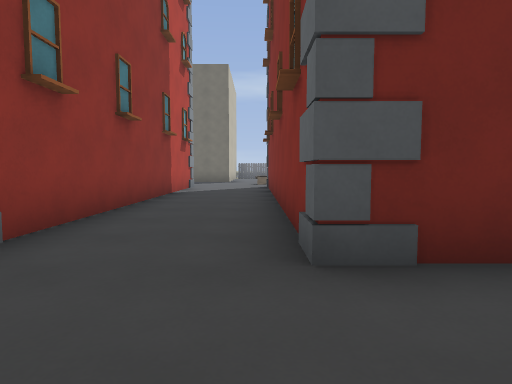
View 1 (above)

24 first-person views from a walk through a Godot game level. The camera is 1.2 m above the floor, tilts 4° down and sees 75° across. The floor is counted in squares, 2 m on a side. Each view is taken from the middle of a square. On the plan, view 1 faces up. The plan holds only what a view shows up to about 10 squares ahead; the rest is blank. The place goes on beyond the plan. Characters and animated objects are left out. Surface patterns are stand-ins for the level's own textures.

View 2
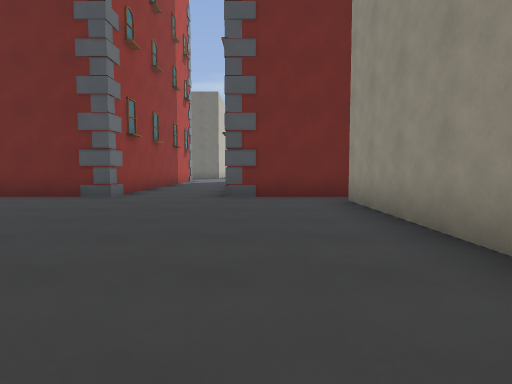

View 3
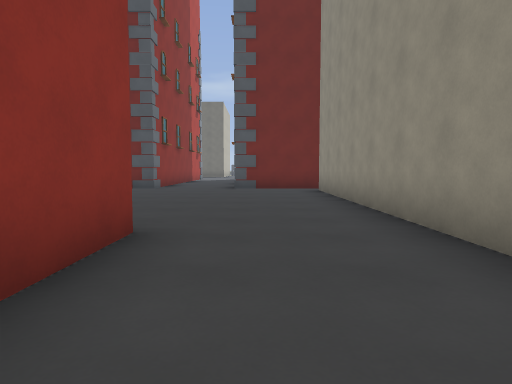

View 4
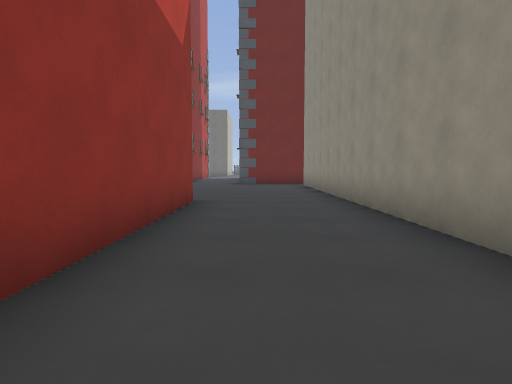

View 5
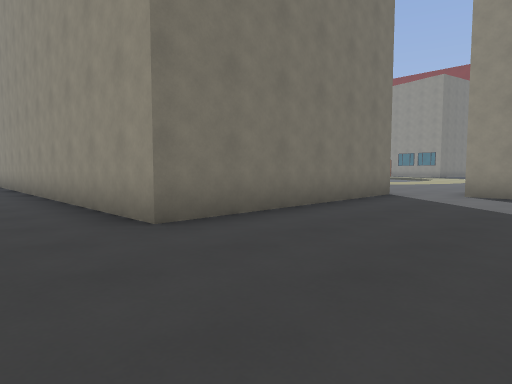

View 6
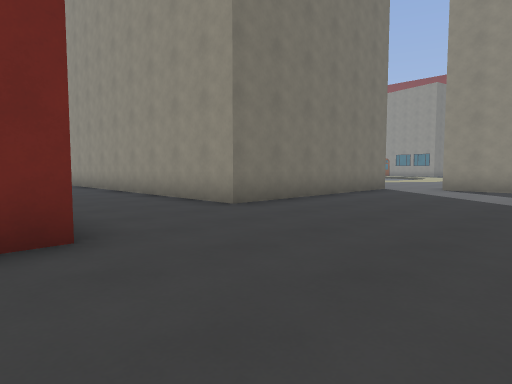

View 7
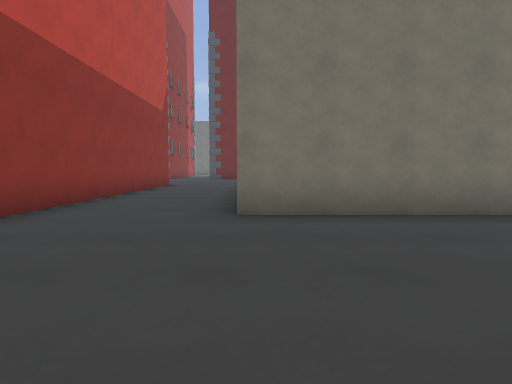

View 8
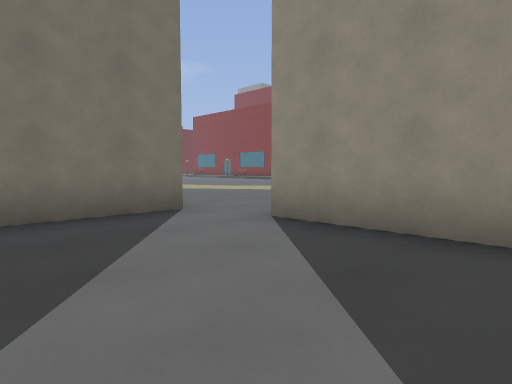

View 9
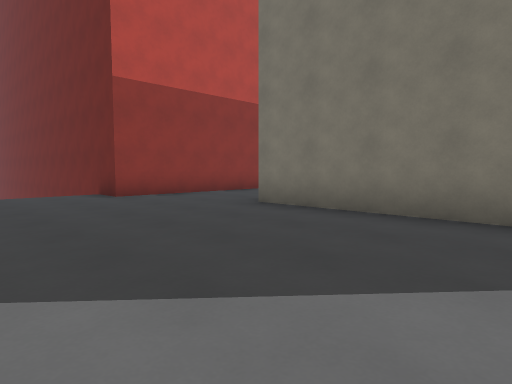

View 10
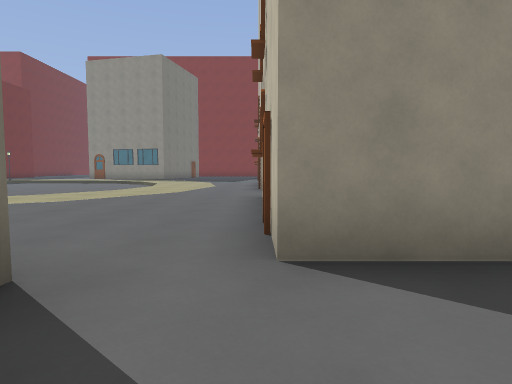

View 11
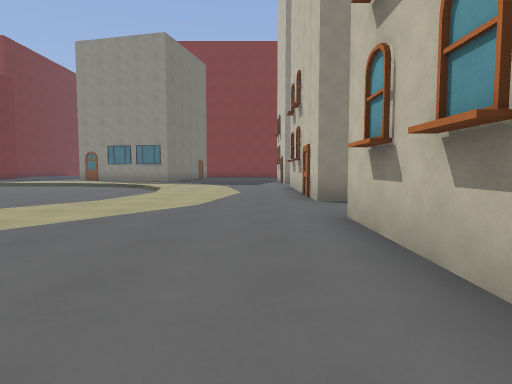

View 12
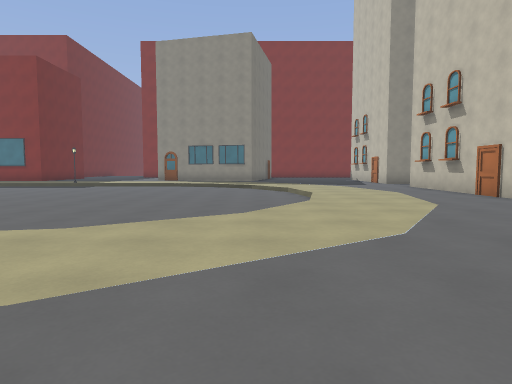

View 13
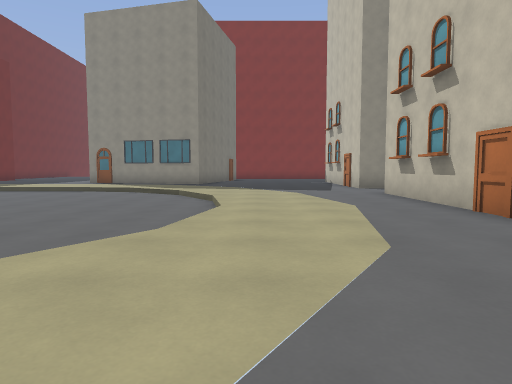

View 14
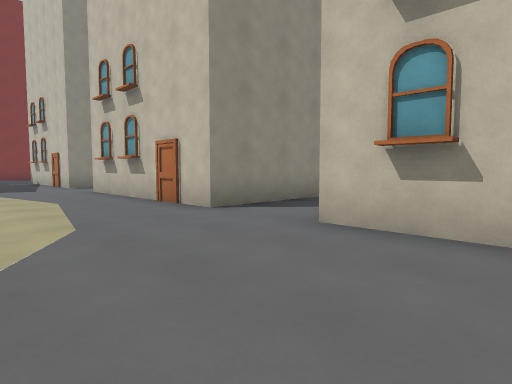

View 15
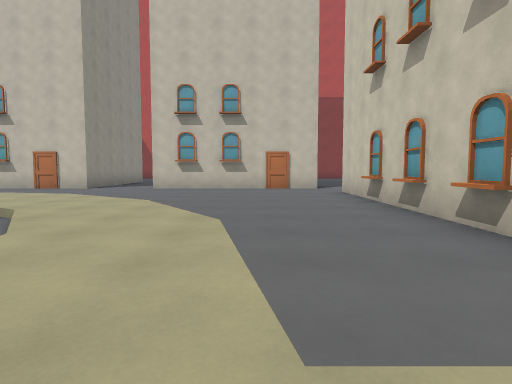

View 16
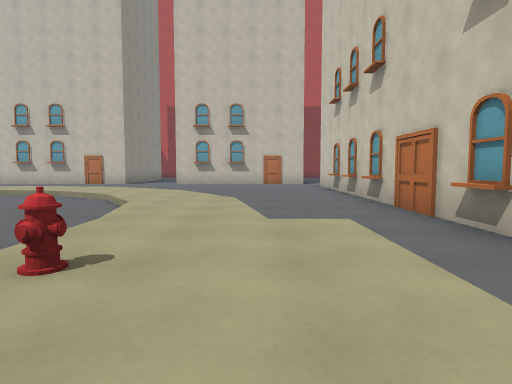

View 17
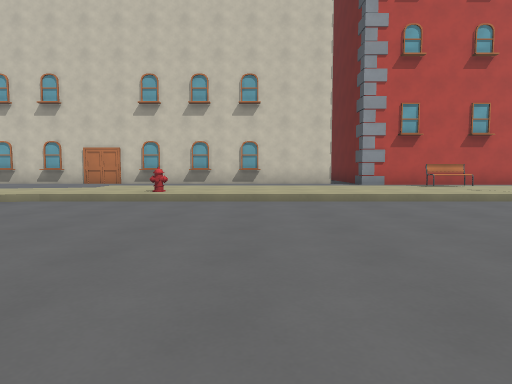

View 18
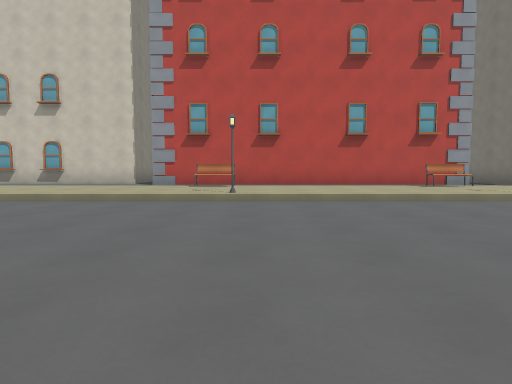

View 19
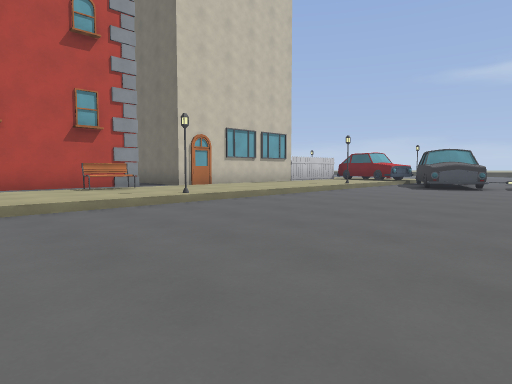

View 20
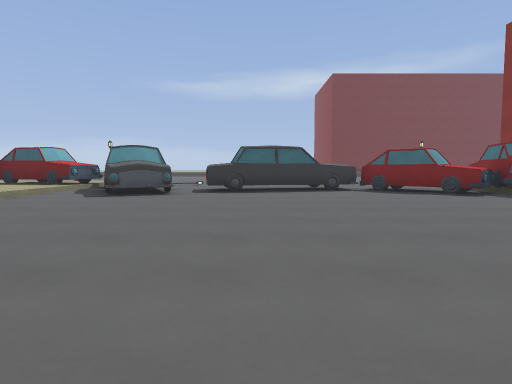

View 21
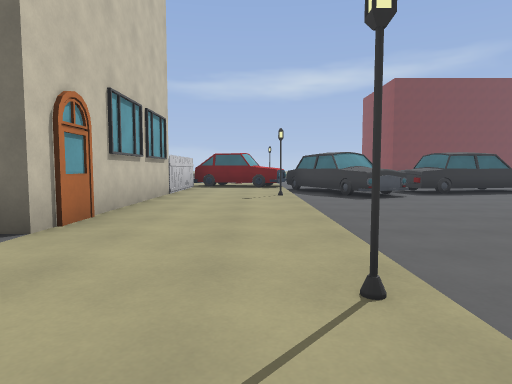

View 22
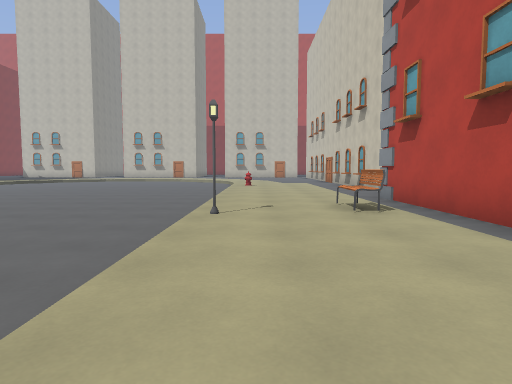

View 23
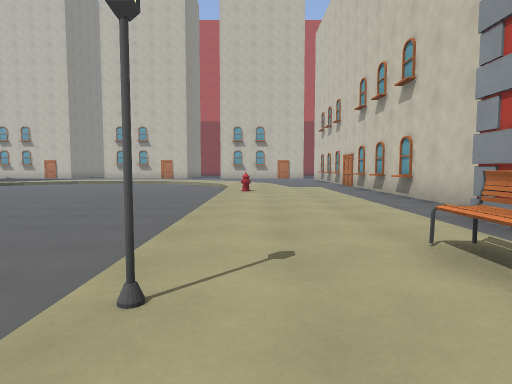

View 24
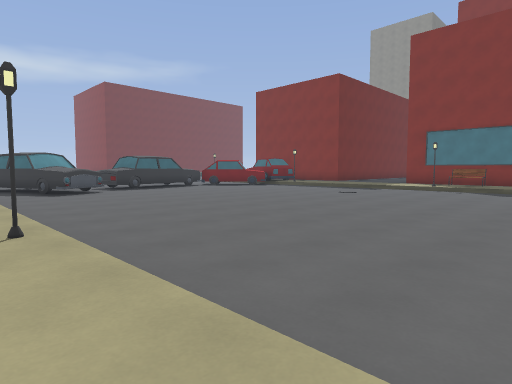

### Floor plan
Key: @ floor where view 1 was taken; # wall or solid block; . main floor; - floor 0.25 m lower than the main floor; / step, stairs or slope; ^ raised ledge; B building; H hydrant; E bench; L lamp; C car; F fence; O other object.
Columns run from 4 left of view 1 to 23 right of it. Each row starts with its distance up from view 1.
 20                CCC      ^ C-
 19               O../## ^##^CCC
 18               F../#^^------C
 17               F..L----------
 16               B../----------
 15               B../---------
 14               B../--------
 13               B../--------
 12             BBB../--------
 11              B...L---------
 10   B..B       BE../----------
  9   B..B       B.../----------
  8   B..B       B.../---------
  7   B..B       B.../-----
  6   B..B       B.../-----
  5   B..B       B...L------
  4   B..B       BE../-----
  3   B..B       B.../----
  2 BBB..BBB     B.../----
  1 .......B    B..../-----
  0  ...@..B    B..../------
 -1   .....B     B.../------
 -2   .....B    B..../-------
 -3    ....B     B..H/-------
 -4    ....B     B.../------- --
 -5    #...B    B..../----------
 -6    #...B    B..../----------
 -7    #...B     B.../----------
 -8    #...B    B...../--------/
 -9    #...B     B...../------/.
-10    #...B     B......//--//..
-11    #...B    B...............
-12    #...BBBBBB...............
-13    #........................
-14 ####..........B.BB...B.BB...
-15    ...........BB  B..BB  B B
-16    ...........B    ..B     B
-17    ...........B     .B     B

Where each view was taken, in squares from view 1:
view 1: 0 up, 0 right, facing up
view 2: 5 down, 1 right, facing up
view 3: 8 down, 1 right, facing up
view 4: 11 down, 1 right, facing up
view 5: 16 down, 1 right, facing up-right
view 6: 17 down, 1 left, facing up-right
view 7: 17 down, 3 right, facing up
view 8: 17 down, 6 right, facing up-right
view 9: 17 down, 7 right, facing up-left
view 10: 14 down, 7 right, facing right
view 11: 13 down, 10 right, facing right
view 12: 9 down, 10 right, facing right
view 13: 11 down, 13 right, facing right
view 14: 11 down, 12 right, facing down-right
view 15: 4 down, 11 right, facing down
view 16: 1 down, 11 right, facing down
view 17: 1 down, 19 right, facing left
view 18: 5 up, 19 right, facing left
view 19: 7 up, 18 right, facing up-left
view 20: 10 up, 18 right, facing up
view 21: 9 up, 12 right, facing up
view 22: 9 up, 12 right, facing down
view 23: 6 up, 12 right, facing down
view 24: 7 up, 12 right, facing up-right
